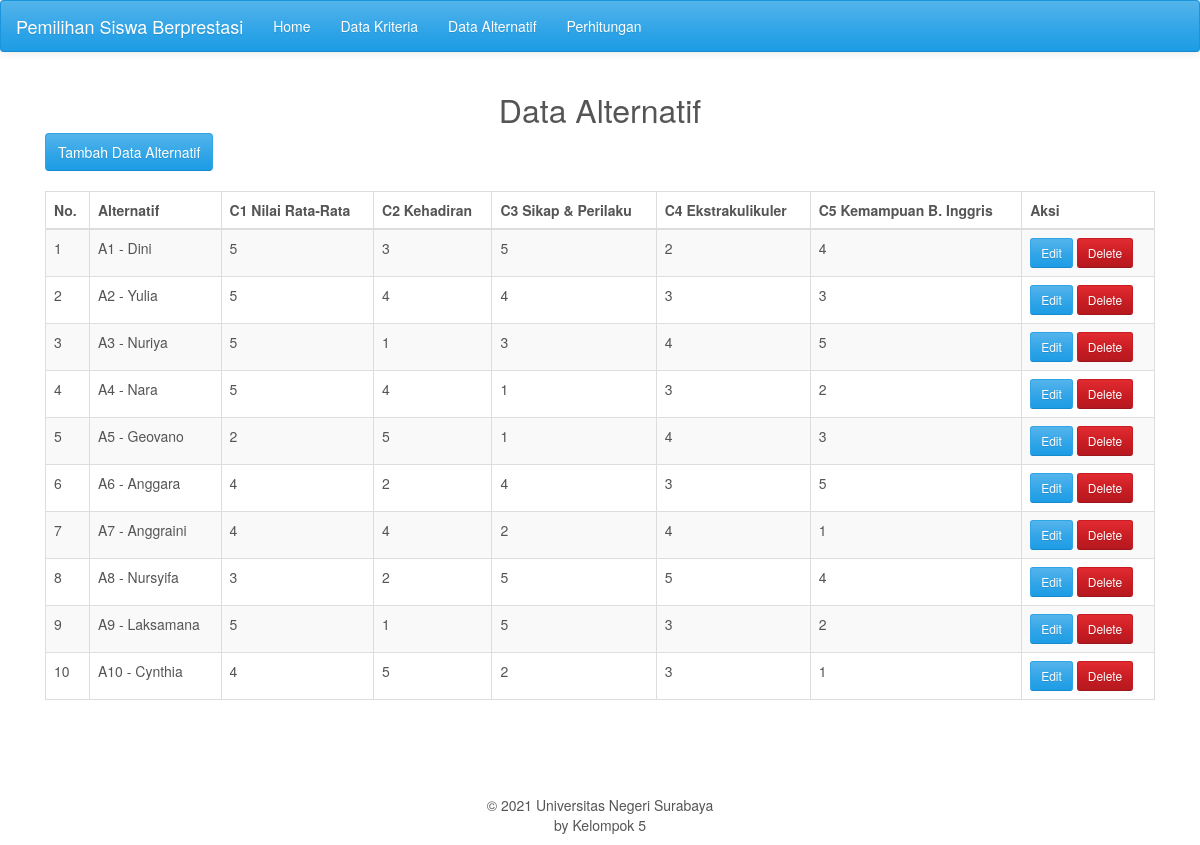
The page /alternatif.php on the database its author committed.
### tables this page shows
CREATE TABLE `alternatif` (
  `id_alternatif` int(8) NOT NULL,
  `alternatif` varchar(20) NOT NULL,
  `k1` varchar(20) DEFAULT NULL,
  `k2` varchar(20) DEFAULT NULL,
  `k3` varchar(20) DEFAULT NULL,
  `k4` varchar(20) DEFAULT NULL,
  `k5` varchar(20) DEFAULT NULL
);

### alternatif.php (the view, shortened to what this page needs)
<?php
	include('configdb.php');
?>
<!DOCTYPE html>
<html lang="en">
<head>
	<link href="ui/css/cerulean.min.css" rel="stylesheet">
	<link rel="stylesheet" type="text/css" href="ui/css/datatables/dataTables.bootstrap.css">
  </head>
  <body>
		 <nav class="navbar navbar-default">
        <div class="container-fluid">
          <div class="navbar-header">
            <a class="navbar-brand" href="#">Pemilihan Siswa Berprestasi</a>
          </div>
          <div id="navbar" class="navbar-collapse collapse">
            <ul class="nav navbar-nav">
              <li><a href="index.php">Home</a></li>
              <li><a href="kriteria.php">Data Kriteria</a></li>
              <li><a href="alternatif.php">Data Alternatif</a></li>
              <li><a href="perhitungan.php">Perhitungan</a></li>
			</ul>
          </div>
        </div>
      </nav>
		<div class="container">
						<?php
											$kriteria = $mysqli->query("select * from kriteria");
											$i=0;
											while ($row = $kriteria->fetch_assoc()) {
												@$k[$i] = $row["kriteria"];
												$i++;
											}
							$alternatif = $mysqli->query("select * from alternatif");
						?>
		  <div class="panel-body table-responsive">
		  <center><font size="6">Data Alternatif</font></center>
			<a class='btn btn-primary' href='add-alternatif.php'>Tambah Data Alternatif</a><br/><br/>
			<table id="example" class="table table-striped table-bordered table-hover" cellspacing="0" width="100%">
			<thead>
				<tr>
					<th>No.</th>
					<th>Alternatif</th>
					<th><?php echo ucwords($k[0]);?></th>
					<th><?php echo ucwords($k[1]);?></th>
					<th><?php echo ucwords($k[2]);?></th>
					<th><?php echo ucwords($k[3]);?></th>
					<th><?php echo ucwords($k[4]);?></th>
					<th>Aksi</th>
				</tr>
			</thead>
			<tbody>
										<?php
												$i = 1;
												while ($row = $alternatif->fetch_assoc()) {
													echo '<tr>';
													echo '<td>'.$i++.'</td>';
													echo '<td>'.ucwords($row["alternatif"]).'</td>';
													echo '<td>'.$row["k1"].'</td>';
													echo '<td>'.$row["k2"].'</td>';
													echo '<td>'.$row["k3"].'</td>';
													echo '<td>'.$row["k4"].'</td>';
													echo '<td>'.$row["k5"].'</td>';
													echo '<td>';
													?>
														  <a href="edit-alternatif.php?id=<?php echo $row['id_alternatif'];?>" class="btn btn-primary btn-sm"><i class="fa fa-pencil"></i> Edit</a>
														  <a href="del.php?id=<?php echo $row['id_alternatif'];?>" onClick="return confirm('Yakin ingin menghapus data Alternatif <?php echo $row['alternatif'];?> ?');" class="btn btn-danger btn-sm"><i class="fa fa-times"></i> Delete</a></td>
													<?php
													echo '</tr>';
												}
										?>
			</tbody>
			</table>
		  </div>
		</div>
		<center>
    <footer>
	  <br>
	  <br>
	  <br>
        <div class="footer-bottom">
		<p>&copy; 2021 Universitas Negeri Surabaya <br>by Kelompok 5</p>
        </div>
    </footer></center>
</body></html>

### rows shown on the page
alternatif: alternatif "A1 - Dini", k1 "5", k2 "3", k3 "5", k4 "2", k5 "4"
alternatif: alternatif "A2 - Yulia", k1 "5", k2 "4", k3 "4", k4 "3", k5 "3"
alternatif: alternatif "A3 - Nuriya", k1 "5", k2 "1", k3 "3", k4 "4", k5 "5"
alternatif: alternatif "A4 - Nara", k1 "5", k2 "4", k3 "1", k4 "3", k5 "2"
alternatif: alternatif "A5 - Geovano", k1 "2", k2 "5", k3 "1", k4 "4", k5 "3"
alternatif: alternatif "A6 - Anggara", k1 "4", k2 "2", k3 "4", k4 "3", k5 "5"
alternatif: alternatif "A7 - Anggraini", k1 "4", k2 "4", k3 "2", k4 "4", k5 "1"
alternatif: alternatif "A8 - Nursyifa", k1 "3", k2 "2", k3 "5", k4 "5", k5 "4"
alternatif: alternatif "A9 - Laksamana", k1 "5", k2 "1", k3 "5", k4 "3", k5 "2"
alternatif: alternatif "A10 - Cynthia", k1 "4", k2 "5", k3 "2", k4 "3", k5 "1"

### other values the page prints
$k[0] "C1 Nilai Rata-Rata"
$k[1] "C2 Kehadiran"
$k[2] "C3 Sikap & Perilaku"
$k[3] "C4 Ekstrakulikuler"
$k[4] "C5 Kemampuan B. Inggris"
